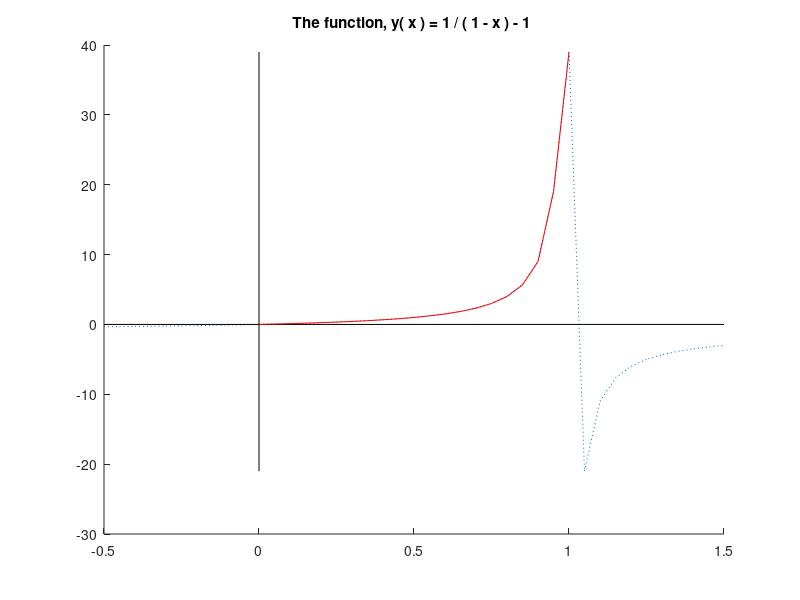

The MATLAB script that drew this image:
LARGE = 20 ;
x = -0.5 : 0.05 : 1.5 ;
len = length( x ) ;
% y = zeros( 1 , len ) ;
% y( 1 ) = 1 / ( 1 - x(1) ) - 1 ;
% y( end ) = 1 / ( 1 - x(end) ) - 1 ;
% for i = 2 : len-1
%     if 1 - x( i ) == 0
%         if y( i-1 ) >  0
%             y ( i ) = y( i-1 ) + LARGE ;
%         else
%             y ( i ) = -LARGE ;
%         end
%     end
%     y ( i ) =  1 / ( 1 - x(i) ) - 1 ;
% end
y = 1 ./ ( 1 - x ) - 1 ;
temp_i = find ( y == Inf ) ;
y( temp_i ) = 0 ;
y( temp_i ) = max( y ) + LARGE ;
temp_i = find( y == -Inf ) ;
y( temp_i ) = 0 ;
y( temp_i ) = min( y ) - LARGE ;
figure ( 101 ) ;
hold on ;
plot(x , y, ':' );
plot( [x(1), x(end) ], [0 , 0], 'k' ) ;
plot( [0 , 0 ] , [max(y), min(y) ], 'k' );
k1 = find( x==0, 1 );
k2 = find( x==1, 1 );
plot( x( k1 : k2 ) , y( k1 : k2 ), 'r' ); 
title( 'The function, y( x ) = 1 / ( 1 - x ) - 1 ' ) ;
hold off ;